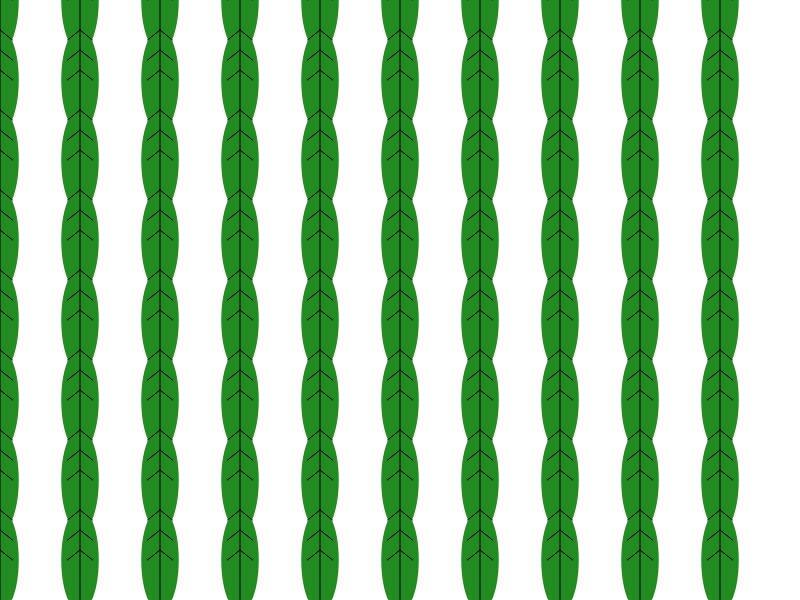
Frame 1 (no input)
Frame 2 (the mouse pressed at the canvas centre, redrawn once): identical to frame 1, image omitted

The p5.js sketch that drew this single still picture (run headless with seeded random() and noise() and a simulated clock; the mouse was pressed at the canvas centre and the sketch redrawn once):

// p5.js sketch
// ── sketch.js
function setup() {
  createCanvas(800, 600);
  noLoop();
}

function draw() {
  background(255);

  // Parameters for the leaf module
  let leafWidth = 50;
  let leafHeight = 100;
  let spacing = 80;

  // Draw a grid of leaves
  for (let y = 0; y < height; y += spacing) {
    for (let x = 0; x < width; x += spacing) {
      drawLeaf(x, y, leafWidth, leafHeight);
    }
  }
}

function drawLeaf(x, y, w, h) {
  beginShape();
  fill(34, 139, 34);
  noStroke();
  vertex(x, y - h / 2); // Top point
  bezierVertex(x + w / 2, y - h / 2, x + w / 2, y + h / 2, x, y + h / 2); // Right curve
  bezierVertex(x - w / 2, y + h / 2, x - w / 2, y - h / 2, x, y - h / 2); // Left curve
  endShape(CLOSE);

  // Draw the leaf vein
  stroke(0);
  line(x, y - h / 2, x, y + h / 2);
  for (let i = 0; i < h / 2; i += 20) {
    line(x, y - h / 2 + i, x - w / 4, y - h / 2 + i + 10);
    line(x, y - h / 2 + i, x + w / 4, y - h / 2 + i + 10);
  }
}
